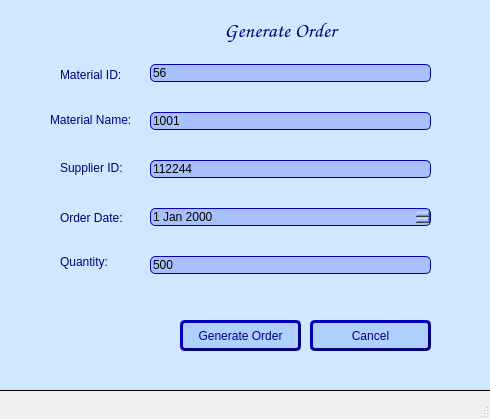
<?xml version="1.0" encoding="UTF-8"?>
<ui version="4.0">
 <class>MainWindow</class>
 <widget class="QMainWindow" name="MainWindow">
  <property name="geometry">
   <rect>
    <x>0</x>
    <y>0</y>
    <width>490</width>
    <height>419</height>
   </rect>
  </property>
  <property name="windowTitle">
   <string>MainWindow</string>
  </property>
  <widget class="QWidget" name="centralwidget">
   <widget class="QWidget" name="layoutWidget">
    <property name="geometry">
     <rect>
      <x>150</x>
      <y>40</y>
      <width>281</width>
      <height>261</height>
     </rect>
    </property>
    <layout class="QVBoxLayout" name="verticalLayout">
     <item>
      <widget class="QLineEdit" name="Matt_id">
       <property name="styleSheet">
        <string notr="true">background-color: rgb(169, 192, 255);
border-style: outset;
border-width: 1px;
border-radius: 5px;
border-color: #00007f;</string>
       </property>
       <property name="text">
        <string>56</string>
       </property>
      </widget>
     </item>
     <item>
      <widget class="QLineEdit" name="mat_name">
       <property name="styleSheet">
        <string notr="true">background-color: rgb(169, 192, 255);
border-style: outset;
border-width: 1px;
border-radius: 5px;
border-color: #00007f;</string>
       </property>
       <property name="text">
        <string>1001</string>
       </property>
      </widget>
     </item>
     <item>
      <widget class="QLineEdit" name="supp_id">
       <property name="styleSheet">
        <string notr="true">background-color: rgb(169, 192, 255);
border-style: outset;
border-width: 1px;
border-radius: 5px;
border-color: #00007f;</string>
       </property>
       <property name="text">
        <string>112244</string>
       </property>
      </widget>
     </item>
     <item>
      <widget class="QDateEdit" name="order_date">
       <property name="styleSheet">
        <string notr="true">background-color: rgb(169, 192, 255);
border-style: outset;
border-width: 1px;
border-radius: 5px;
border-color: #00007f;</string>
       </property>
      </widget>
     </item>
     <item>
      <widget class="QLineEdit" name="quantity">
       <property name="styleSheet">
        <string notr="true">background-color: rgb(169, 192, 255);
border-style: outset;
border-width: 1px;
border-radius: 5px;
border-color: #00007f;</string>
       </property>
       <property name="text">
        <string>500</string>
       </property>
      </widget>
     </item>
    </layout>
   </widget>
   <widget class="QPushButton" name="viewButton_5">
    <property name="geometry">
     <rect>
      <x>310</x>
      <y>320</y>
      <width>121</width>
      <height>31</height>
     </rect>
    </property>
    <property name="styleSheet">
     <string notr="true">background-color: rgb(174, 209, 255);
font: 10pt &quot;Comic Sans MS&quot;;
color: #00007f;
border-style: outset;
border-width: 3px;
border-radius: 5px;
border-color: #00007f;
</string>
    </property>
    <property name="text">
     <string>Cancel</string>
    </property>
   </widget>
   <widget class="QPushButton" name="order_gen">
    <property name="geometry">
     <rect>
      <x>180</x>
      <y>320</y>
      <width>121</width>
      <height>31</height>
     </rect>
    </property>
    <property name="styleSheet">
     <string notr="true">background-color: rgb(174, 209, 255);
font: 10pt &quot;Comic Sans MS&quot;;
color: #00007f;
border-style: outset;
border-width: 3px;
border-radius: 5px;
border-color: #00007f;
</string>
    </property>
    <property name="text">
     <string>Generate Order</string>
    </property>
   </widget>
   <widget class="QLabel" name="label_4">
    <property name="geometry">
     <rect>
      <x>-10</x>
      <y>-10</y>
      <width>721</width>
      <height>401</height>
     </rect>
    </property>
    <property name="autoFillBackground">
     <bool>false</bool>
    </property>
    <property name="styleSheet">
     <string notr="true">

background-color: rgb(207, 232, 255);
</string>
    </property>
    <property name="frameShape">
     <enum>QFrame::Panel</enum>
    </property>
    <property name="text">
     <string/>
    </property>
   </widget>
   <widget class="QLabel" name="label_12">
    <property name="geometry">
     <rect>
      <x>180</x>
      <y>10</y>
      <width>201</width>
      <height>41</height>
     </rect>
    </property>
    <property name="font">
     <font>
      <family>Comic Sans MS</family>
      <pointsize>16</pointsize>
     </font>
    </property>
    <property name="styleSheet">
     <string notr="true"/>
    </property>
    <property name="text">
     <string>&lt;html&gt;&lt;head/&gt;&lt;body&gt;&lt;p&gt;&lt;span style=&quot; color:#00007f;&quot;&gt;Generate Order&lt;/span&gt;&lt;/p&gt;&lt;/body&gt;&lt;/html&gt;</string>
    </property>
    <property name="alignment">
     <set>Qt::AlignCenter</set>
    </property>
   </widget>
   <widget class="QLabel" name="label_3">
    <property name="geometry">
     <rect>
      <x>60</x>
      <y>240</y>
      <width>90</width>
      <height>45</height>
     </rect>
    </property>
    <property name="styleSheet">
     <string notr="true">font: 10pt &quot;Comic Sans MS&quot;;
font-color: rgb(0, 0, 127);</string>
    </property>
    <property name="text">
     <string>&lt;html&gt;&lt;head/&gt;&lt;body&gt;&lt;p&gt;&lt;span style=&quot; color:#00007f;&quot;&gt;Quantity:&lt;/span&gt;&lt;/p&gt;&lt;/body&gt;&lt;/html&gt;</string>
    </property>
   </widget>
   <widget class="QLabel" name="label_7">
    <property name="geometry">
     <rect>
      <x>60</x>
      <y>190</y>
      <width>90</width>
      <height>57</height>
     </rect>
    </property>
    <property name="styleSheet">
     <string notr="true">font: 10pt &quot;Comic Sans MS&quot;;
font-color: rgb(0, 0, 127);</string>
    </property>
    <property name="text">
     <string>&lt;html&gt;&lt;head/&gt;&lt;body&gt;&lt;p&gt;&lt;span style=&quot; color:#00007f;&quot;&gt;Order Date:&lt;/span&gt;&lt;/p&gt;&lt;/body&gt;&lt;/html&gt;</string>
    </property>
   </widget>
   <widget class="QLabel" name="label_5">
    <property name="geometry">
     <rect>
      <x>60</x>
      <y>130</y>
      <width>90</width>
      <height>77</height>
     </rect>
    </property>
    <property name="styleSheet">
     <string notr="true">font: 10pt &quot;Comic Sans MS&quot;;
font-color: rgb(0, 0, 127);</string>
    </property>
    <property name="text">
     <string>&lt;html&gt;&lt;head/&gt;&lt;body&gt;&lt;p&gt;&lt;span style=&quot; color:#00007f;&quot;&gt;Supplier ID:&lt;/span&gt;&lt;/p&gt;&lt;/body&gt;&lt;/html&gt;</string>
    </property>
   </widget>
   <widget class="QLabel" name="label_2">
    <property name="geometry">
     <rect>
      <x>50</x>
      <y>80</y>
      <width>90</width>
      <height>81</height>
     </rect>
    </property>
    <property name="styleSheet">
     <string notr="true">font: 10pt &quot;Comic Sans MS&quot;;
font-color: rgb(0, 0, 127);</string>
    </property>
    <property name="text">
     <string>&lt;html&gt;&lt;head/&gt;&lt;body&gt;&lt;p&gt;&lt;span style=&quot; color:#00007f;&quot;&gt;Material Name:&lt;/span&gt;&lt;/p&gt;&lt;/body&gt;&lt;/html&gt;</string>
    </property>
   </widget>
   <widget class="QLabel" name="label">
    <property name="geometry">
     <rect>
      <x>60</x>
      <y>50</y>
      <width>90</width>
      <height>51</height>
     </rect>
    </property>
    <property name="styleSheet">
     <string notr="true">font: 10pt &quot;Comic Sans MS&quot;;
font-color: rgb(0, 0, 127);</string>
    </property>
    <property name="text">
     <string>&lt;html&gt;&lt;head/&gt;&lt;body&gt;&lt;p&gt;&lt;span style=&quot; color:#00007f;&quot;&gt;Material ID:&lt;/span&gt;&lt;/p&gt;&lt;/body&gt;&lt;/html&gt;</string>
    </property>
   </widget>
   <zorder>label_4</zorder>
   <zorder>layoutWidget</zorder>
   <zorder>viewButton_5</zorder>
   <zorder>order_gen</zorder>
   <zorder>label_12</zorder>
   <zorder>label_3</zorder>
   <zorder>label_7</zorder>
   <zorder>label_5</zorder>
   <zorder>label_2</zorder>
   <zorder>label</zorder>
  </widget>
  <widget class="QMenuBar" name="menubar">
   <property name="geometry">
    <rect>
     <x>0</x>
     <y>0</y>
     <width>490</width>
     <height>18</height>
    </rect>
   </property>
  </widget>
  <widget class="QStatusBar" name="statusbar"/>
 </widget>
 <resources/>
 <connections/>
</ui>
